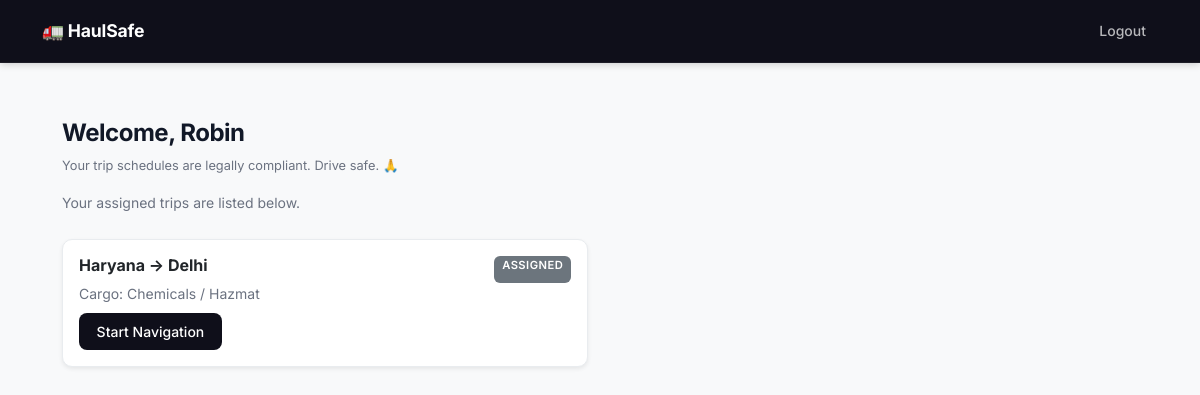
The page /driver (signed in) on the database its author committed.
### tables this page shows
CREATE TABLE trips (
            id INTEGER PRIMARY KEY AUTOINCREMENT,
            manager_id INTEGER NOT NULL,
            driver_id INTEGER,
            origin TEXT NOT NULL,
            destination TEXT NOT NULL,
            cargo_type TEXT NOT NULL,
            cargo_fragile INTEGER DEFAULT 0,
            cargo_temp_sensitive INTEGER DEFAULT 0,
            status TEXT DEFAULT 'planned',
            created_at TIMESTAMP DEFAULT CURRENT_TIMESTAMP,
            FOREIGN KEY (manager_id) REFERENCES users(id),
            FOREIGN KEY (driver_id) REFERENCES users(id)
        );

### driver.py (the view)
@driver_bp.route('/driver')
@driver_required
def dashboard():
    db = get_db()
    trips = db.execute(
        'SELECT * FROM trips WHERE driver_id = ? ORDER BY created_at DESC',
        (session['user_id'],)
    ).fetchall()
    db.close()
    return render_template('driver_dashboard.html', trips=trips)

### database.py (called while the page is built)
def get_db():
    db = sqlite3.connect("haulsafe.db")
    db.row_factory = sqlite3.Row
    return db

### driver.py (called while the page is built)
def driver_required(f):
    @wraps(f)
    def decorated(*args, **kwargs):
        if not session.get('user_id') or session.get('role') != 'driver':
            return redirect('/login')
        return f(*args, **kwargs)
    return decorated

### templates/driver_dashboard.html (shortened to what this page needs)
{% extends "layout.html" %}
{% block content %}
<div class="mb-4">
    <h2 class="fw-bold">Welcome, {{ session['user_name'] }}</h2>
    <p class="text-muted mb-3" style="font-size:0.8rem;">Your trip schedules are legally compliant. Drive safe. 🙏</p>
    <p class="text-muted">Your assigned trips are listed below.</p>
</div>
{% if trips %}
    <div class="row">
        {% for trip in trips %}
        <div class="col-md-6 mb-3">
            <div class="card shadow-sm">
                <div class="card-body">
                    <div class="d-flex justify-content-between">
                        <h6 class="fw-bold">{{ trip['origin'] }} → {{ trip['destination'] }}</h6>
                        <span class="badge bg-secondary">{{ trip['status'] }}</span>
                    </div>
                    <p class="text-muted mb-2">Cargo: {{ trip['cargo_type'] }}</p>
                    <a href="/driver/trip/{{ trip['id'] }}" class="btn btn-sm btn-dark">Start Navigation</a>
                </div>
            </div>
        </div>
        {% endfor %}
    </div>
{% else %}
    <div class="text-center py-5 text-muted">
        <p>No trips assigned to you yet.</p>
        <p>Your logistics manager will assign a trip to you.</p>
    </div>
{% endif %}
{% endblock %}

### static/css/style.css (style rules this page uses)
:root { --color-bg: #f8f9fa; --color-surface: #ffffff; --color-border: #e9ecef; --color-text-primary: #111827; --color-text-secondary: #6b7280; --color-accent: #1a1a2e; --color-accent-light: #f0f0f5; --color-success: #16a34a; --color-warning: #d97706; --color-danger: #dc2626; --radius: 10px; --shadow-sm: 0 1px 3px rgba(0,0,0,0.07), 0 1px 2px rgba(0,0,0,0.05); --shadow-md: 0 4px 12px rgba(0,0,0,0.08); --transition: 0.18s ease; }
*, *::before, *::after { box-sizing: border-box; }
body { font-family: 'Inter', -apple-system, BlinkMacSystemFont, sans-serif; background-color: var(--color-bg); color: var(--color-text-primary); font-size: 15px; line-height: 1.6; -webkit-font-smoothing: antialiased; }
h1, h2 { font-weight: 700; letter-spacing: -0.02em; color: var(--color-text-primary); }
h2 { font-size: 1.5rem; }
.text-muted { color: var(--color-text-secondary) !important; font-size: 0.875rem; }
.card { background: var(--color-surface); border: 1px solid var(--color-border); border-radius: var(--radius); box-shadow: var(--shadow-sm); transition: box-shadow var(--transition); }
.btn { font-family: 'Inter', sans-serif; font-size: 0.875rem; font-weight: 500; border-radius: 8px; padding: 0.5rem 1.1rem; transition: all var(--transition); border: none; cursor: pointer; }
.btn-dark { background-color: #0f0f1a; color: #ffffff; }
.badge { font-size: 0.7rem; font-weight: 600; letter-spacing: 0.04em; text-transform: uppercase; padding: 0.35em 0.7em; border-radius: 6px; }

### rows shown on the page
trips: origin "Haryana", destination "Delhi", status "ASSIGNED", cargo_type "Chemicals / Hazmat"

### other values the page prints
{{ session['user_name'] }} "Robin"
